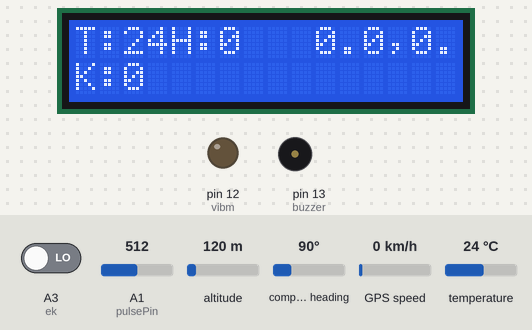
This sketch was run on a simulated Arduino Uno, built with avr-gcc and run on an emulated ATmega328P. On the bench: 16×2 character LCD, output pins drawn as LEDs (lit = HIGH), buzzer (waves = sounding, pin HIGH). Inputs (shaded band) come from the test bench; at power-on: A3 (ek) LOW, A1 (pulsePin) = 512, altitude 120 m, compass heading 90°, GPS speed 0 km/h, temperature 24 °C. The GPS gets a fix after 3 s at 37.7749, -122.4194 with 8 satellites; what the sketch prints to the serial monitor is not drawn.

Above: at 3.2 s.
3.3 s: A3 (ek) driven HIGH
At 5.0 s:
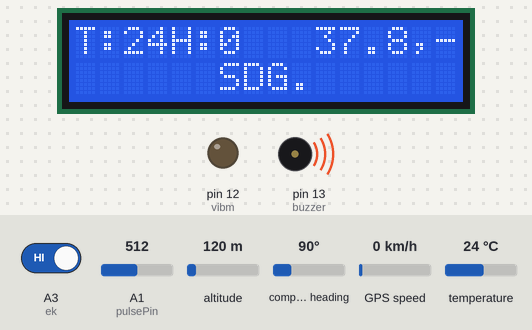
At 12.9 s:
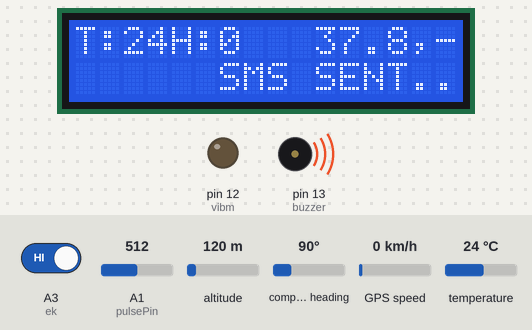
Timing chart, 0 to 36.6 s (numbered marks = the images above; inputs shaded):
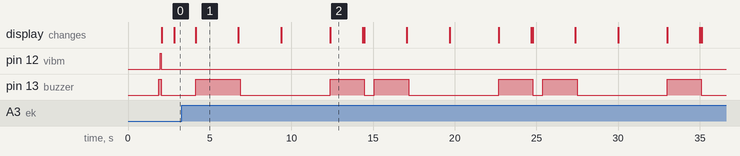

The sketch:

final_women_safety.ino
```cpp
#include <OneWire.h>
#include <DallasTemperature.h>
#include <Wire.h>
#include <LiquidCrystal.h>

//#include <MPU6050.h>
//MPU6050 mpu;

#include <TinyGPS++.h>
TinyGPSPlus gps;

#include <SoftwareSerial.h>
// Choose two Arduino pins to use for software serial
int RXPin = 10;
int TXPin = 11;
int GSMBaud = 9600;

// Create a software serial port called "gpsSerial"
SoftwareSerial gsmSerial(RXPin, TXPin);
// Create a software serial port called "gpsSerial"
SoftwareSerial WiFiSerial(8, 9);

const int RS = 2;
const int E  = 3;
const int D4 = 4;
const int D5 = 5;
const int D6 = 6;
const int D7 = 7;

LiquidCrystal lcd(RS, E, D4, D5, D6, D7);

//Buzzer
int buzzer = 13;
int vibm = 12;

//Emergency Key
int ek = A3;
int key= 0;

//Temperature Sensor
#define ONE_WIRE_BUS A0
OneWire oneWire(ONE_WIRE_BUS);
DallasTemperature sensors(&oneWire);
String latlan = "0";

// Heart Beat Sensor Variables
int pulsePin = A1;     // Pulse Sensor purple wire connected to analog pin 0
int blinkPin = 0;      // pin to blink led at each beat
int fadePin  = 0;      // pin to do fancy classy fading blink at each beat
int fadeRate = 0;      // used to fade LED on with PWM on fadePin

// Volatile Variables, used in the interrupt service routine!
volatile int BPM;                   // int that holds raw Analog in 0. updated every 2mS
volatile int Signal;                // holds the incoming raw data
volatile int IBI = 600;             // int that holds the time interval between beats! Must be seeded!
volatile boolean Pulse = false;     // "True" when User's live heartbeat is detected. "False" when not a "live beat".
volatile boolean QS = false;        // becomes true when Arduoino finds a beat.

// Regards Serial OutPut  -- Set This Up to your needs
static boolean serialVisual = true;   // Set to 'false' by Default.  Re-set to 'true' to see Arduino Serial Monitor ASCII Visual Pulse

volatile int rate[10];                      // array to hold last ten IBI values
volatile unsigned long sampleCounter = 0;          // used to determine pulse timing
volatile unsigned long lastBeatTime = 0;           // used to find IBI
volatile int P = 512;                      // used to find peak in pulse wave, seeded
volatile int T = 512;                     // used to find trough in pulse wave, seeded
volatile int thresh = 525;                // used to find instant moment of heart beat, seeded
volatile int amp = 100;                   // used to hold amplitude of pulse waveform, seeded
volatile boolean firstBeat = true;        // used to seed rate array so we startup with reasonable BPM
volatile boolean secondBeat = false;      // used to seed rate array so we startup with reasonable BPM

// MPU 6050
int pitch = 0;
int roll = 0;
int msg = 0;
int count = 0;
int count1, count2, count3, count4 = 0;


void setup() {
  // put your setup code here, to run once:
  analogReference(INTERNAL);
  pinMode(buzzer, OUTPUT);
  pinMode(vibm, OUTPUT);

  //pinMode(led_pin,OUTPUT);
  //pinMode(blinkPin,OUTPUT);         // pin that will blink to your heartbeat!
  //pinMode(fadePin,OUTPUT);          // pin that will fade to your heartbeat!

  interruptSetup();                 // sets up to read Pulse Sensor signal every 2mS
                                    // IF YOU ARE POWERING The Pulse Sensor AT VOLTAGE LESS THAN THE BOARD VOLTAGE,
                                    // UN-COMMENT THE NEXT LINE AND APPLY THAT VOLTAGE TO THE A-REF PIN
                                    //   analogReference(EXTERNAL);


  gsmSerial.begin(GSMBaud);
  WiFiSerial.begin(9600);

  lcd.begin(16, 2);
  lcd.setCursor(0,0);
  lcd.print("   PERSON SAFETY   ");
  lcd.setCursor(0,1);
  lcd.print("ACTIVITY MONITORING");
  delay(1800);

  //Temp Sensor
  sensors.begin();
  Serial.begin(9600);         // Setting the baudrate at 9600
  /*while(!mpu.begin(MPU6050_SCALE_2000DPS, MPU6050_RANGE_16G))
  {
    Serial.println("Could not find a valid MPU6050 sensor, check wiring!");
    delay(500);
  }
  mpu.setAccelPowerOnDelay(MPU6050_DELAY_3MS);
  mpu.setIntFreeFallEnabled(false);
  mpu.setIntZeroMotionEnabled(false);
  mpu.setIntMotionEnabled(false);
  mpu.setDHPFMode(MPU6050_DHPF_5HZ);
  mpu.setMotionDetectionThreshold(2);
  mpu.setMotionDetectionDuration(5);
  mpu.setZeroMotionDetectionThreshold(4);
  mpu.setZeroMotionDetectionDuration(2);*/

  digitalWrite(buzzer,HIGH);
  delay(100);
  digitalWrite(vibm,HIGH);
  delay(50);
  digitalWrite(vibm,LOW);
  digitalWrite(buzzer,LOW);
  lcd.clear();
}

void loop() {
  // put your main code here, to run repeatedly:
  // GPS Data
  while (Serial.available() > 0){
    gps.encode(Serial.read());
    if (gps.location.isUpdated()){
    }
  }

  // Temperature Sensor
  // Call sensors.requestTemperatures() to issue a global temperature and Requests to all devices on the bus
  sensors.requestTemperatures();
  // Calculate the average value from all "j1" readings.
  int tempvv = sensors.getTempCByIndex(0);

  // MPU Sensor Read normalized values
 // Vector normAccel = mpu.readNormalizeAccel();
  // Calculate Pitch & Roll
 // pitch = -(atan2(normAccel.XAxis, sqrt(normAccel.YAxis*normAccel.YAxis + normAccel.ZAxis*normAccel.ZAxis))*180.0)/M_PI;
//  roll = (atan2(normAccel.YAxis, normAccel.ZAxis)*180.0)/M_PI;

  key = digitalRead(ek);

  lcd.setCursor(0,0);
  lcd.print("T:");
  lcd.print(tempvv);
  lcd.print(" ");

  lcd.setCursor(4,0);
  lcd.print("H:");
  lcd.print(BPM);
  lcd.print(" ");

  lcd.setCursor(0,1);
  lcd.print("K:");
  lcd.print(key);
  lcd.print(" ");

  lcd.setCursor(10,0);
  lcd.print(gps.location.lat(), 1);
  lcd.print(",");
  lcd.print(gps.location.lng(), 1);


  if (tempvv > 100)
  {
    digitalWrite(buzzer,HIGH);
    lcd.setCursor(0,1);
    lcd.print("                ");
    lcd.setCursor(6,1);
    lcd.print("SDG.");

    Serial.print(tempvv);
    Serial.print(" ");
    Serial.print(BPM);
    Serial.print(" ");
    Serial.print(key);
    Serial.print(" ");
    Serial.print(pitch);
    Serial.print(" ");
    Serial.print(roll);
    Serial.print(" ");
    Serial.print(latlan);
    Serial.println();

    gsm_msg(1);
    gsm_msg(2);
    gsm_msg(3);
    gsm_call();
    delay(500);
    digitalWrite(buzzer,LOW);
  }

  if (key == 1)
  {
    digitalWrite(buzzer,HIGH);
    lcd.setCursor(0,1);
    lcd.print("                ");
    lcd.setCursor(6,1);
    lcd.print("SDG.");

    Serial.print(tempvv);
    Serial.print(" ");
    Serial.print(BPM);
    Serial.print(" ");
    Serial.print(key);
    Serial.print(" ");
    Serial.print(pitch);
    Serial.print(" ");
    Serial.print(roll);
    Serial.print(" ");
    Serial.print(latlan);
    Serial.println();

    gsm_msg(1);
    gsm_msg(2);
    gsm_msg(3);
    gsm_call();
    delay(200);
    digitalWrite(buzzer,LOW);
  }

  else
  {
    digitalWrite(buzzer,LOW);
  }

  Serial.print(tempvv);
  Serial.print(" ");
  Serial.print(BPM);
  Serial.print(" ");
  Serial.print(key);
  Serial.print(" ");
  Serial.print(pitch);
  Serial.print(" ");
  Serial.print(roll);
  Serial.print(" ");
  Serial.print(latlan);
  Serial.println();
  delay(500);

//Hear Beat Sensor
serialOutput();

  if (QS == true) // A Heartbeat Was Found
    {
      // BPM and IBI have been Determined
      // Quantified Self "QS" true when arduino finds a heartbeat
      fadeRate = 255; // Makes the LED Fade Effect Happen, Set 'fadeRate' Variable to 255 to fade LED with pulse
      serialOutputWhenBeatHappens(); // A Beat Happened, Output that to serial.
      QS = false; // reset the Quantified Self flag for next time
    }

  ledFadeToBeat(); // Makes the LED Fade Effect Happen
  delay(20); //  take a break
}

void gsm_msg(int a)
{
  lcd.setCursor(6,1);
  lcd.print("SDG.");
  delay(100);
  Serial.println("AT");
  delay(500);
  Serial.println("AT+CMGF=1");    //To send SMS in Text Mode
  digitalWrite(buzzer, HIGH);
  delay(2000);
  //8248561562
  if (a == 1){
    Serial.println("AT+CMGS=\"+918610551904\"\r"); // change to the phone number you using
    lcd.setCursor(6,1);
    lcd.print("SDG..1");
    delay(100);
    //Serial.println("1 SMS...");
  }
  else if(a == 2){
    Serial.println("AT+CMGS=\"+916383562433\"\r"); // change to the phone number you using
    lcd.setCursor(6,1);
    lcd.print("SDG..2");
    delay(100);
  }
  else if(a == 3){
    Serial.println("AT+CMGS=\"+917708629206\"\r"); // change to the phone number you using
    lcd.setCursor(6,1);
    lcd.print("SDG..3");
    delay(100);
  }


  digitalWrite(buzzer, LOW);
  delay(2000);
  lcd.setCursor(6,1);
  lcd.print("SDG..");
  //SMS Content
  Serial.print("Emergency Alert..! http://www.google.com/maps/place/");//the content of the message
  Serial.print(gps.location.lat(), 6);
  Serial.print(",");
  Serial.print(gps.location.lng(), 6);
  delay(500);
  lcd.setCursor(6,1);
  lcd.print("SDG...");
  delay(1000);
  Serial.println((char)26);//the stopping character
  delay(2000);
  digitalWrite(buzzer, HIGH);
  lcd.setCursor(6,1);
  lcd.print("SMS SENT....");
  delay(2000);
  lcd.setCursor(6,1);
  lcd.print("           ");
  delay(100);
  digitalWrite(buzzer, LOW);

}

//gsm_call();
void gsm_call(){
  lcd.setCursor(6,1);
  lcd.print("CALL.");
  delay(100);
  Serial.println("AT");
  delay(500);
  Serial.println("ATD+ +918610551904;");
  delay(20000);
  lcd.setCursor(6,1);
  lcd.print("CA..");
  delay(1000);
  lcd.setCursor(6,1);
  lcd.print("C...");
  delay(1000);
  Serial.println("ATH");
  delay(2000);
  lcd.setCursor(6,1);
  lcd.print("CALL");
  delay(2000);
  lcd.setCursor(6,1);
  lcd.print("    ");
  delay(100);
}


void ledFadeToBeat()
{
   fadeRate -= 15;                         //  set LED fade value
   fadeRate = constrain(fadeRate,0,255);   //  keep LED fade value from going into negative numbers!
   //analogWrite(fadePin,fadeRate);          //  fade LED
}

void interruptSetup()
{
  // Initializes Timer2 to throw an interrupt every 2mS.
  TCCR2A = 0x02;     // DISABLE PWM ON DIGITAL PINS 3 AND 11, AND GO INTO CTC MODE
  TCCR2B = 0x06;     // DON'T FORCE COMPARE, 256 PRESCALER
  OCR2A = 0X7C;      // SET THE TOP OF THE COUNT TO 124 FOR 500Hz SAMPLE RATE
  TIMSK2 = 0x02;     // ENABLE INTERRUPT ON MATCH BETWEEN TIMER2 AND OCR2A
  sei();             // MAKE SURE GLOBAL INTERRUPTS ARE ENABLED
}


//Heart Beat Sensor Reading Calculation
void serialOutput()
{   // Decide How To Output Serial.
 if (serialVisual == true)
  {
     //arduinoSerialMonitorVisual('-', Signal);   // goes to function that makes Serial Monitor Visualizer
  }
 else
  {
      //sendDataToSerial('S', Signal);     // goes to sendDataToSerial function
   }
}

void serialOutputWhenBeatHappens()
{
 if (serialVisual == true) //  Code to Make the Serial Monitor Visualizer Work
   {
     //Serial.print("*** Heart-Beat Happened *** ");  //ASCII Art Madness
     //Serial.print("BPM: ");
     //Serial.println(BPM);
     //lcd.clear();

   }
 else
   {
     //sendDataToSerial('B',BPM);   // send heart rate with a 'B' prefix
     //sendDataToSerial('Q',IBI);   // send time between beats with a 'Q' prefix
   }
}


ISR(TIMER2_COMPA_vect) //triggered when Timer2 counts to 124
{
  cli();                                      // disable interrupts while we do this
  Signal = analogRead(pulsePin);              // read the Pulse Sensor
  sampleCounter += 2;                         // keep track of the time in mS with this variable
  int N = sampleCounter - lastBeatTime;       // monitor the time since the last beat to avoid noise
                                              //  find the peak and trough of the pulse wave
  if(Signal < thresh && N > (IBI/5)*3) // avoid dichrotic noise by waiting 3/5 of last IBI
    {
      if (Signal < T) // T is the trough
      {
        T = Signal; // keep track of lowest point in pulse wave
      }
    }

  if(Signal > thresh && Signal > P)
    {          // thresh condition helps avoid noise
      P = Signal;                             // P is the peak
    }                                        // keep track of highest point in pulse wave

  //  NOW IT'S TIME TO LOOK FOR THE HEART BEAT
  // signal surges up in value every time there is a pulse
  if (N > 250)
  {                                   // avoid high frequency noise
    if ( (Signal > thresh) && (Pulse == false) && (N > (IBI/5)*3) )
      {
        Pulse = true;                               // set the Pulse flag when we think there is a pulse
        //digitalWrite(blinkPin,HIGH);                // turn on pin 13 LED
        IBI = sampleCounter - lastBeatTime;         // measure time between beats in mS
        lastBeatTime = sampleCounter;               // keep track of time for next pulse

        if(secondBeat)
        {                        // if this is the second beat, if secondBeat == TRUE
          secondBeat = false;                  // clear secondBeat flag
          for(int i=0; i<=9; i++) // seed the running total to get a realisitic BPM at startup
          {
            rate[i] = IBI;
          }
        }

        if(firstBeat) // if it's the first time we found a beat, if firstBeat == TRUE
        {
          firstBeat = false;                   // clear firstBeat flag
          secondBeat = true;                   // set the second beat flag
          sei();                               // enable interrupts again
          return;                              // IBI value is unreliable so discard it
        }
      // keep a running total of the last 10 IBI values
      word runningTotal = 0;                  // clear the runningTotal variable

      for(int i=0; i<=8; i++)
        {                // shift data in the rate array
          rate[i] = rate[i+1];                  // and drop the oldest IBI value
          runningTotal += rate[i];              // add up the 9 oldest IBI values
        }

      rate[9] = IBI;                          // add the latest IBI to the rate array
      runningTotal += rate[9];                // add the latest IBI to runningTotal
      runningTotal /= 10;                     // average the last 10 IBI values
      BPM = 60000/runningTotal;               // how many beats can fit into a minute? that's BPM!
      QS = true;                              // set Quantified Self flag
      // QS FLAG IS NOT CLEARED INSIDE THIS ISR
    }
  }

  if (Signal < thresh && Pulse == true)
    {   // when the values are going down, the beat is over
      //digitalWrite(blinkPin,LOW);            // turn off pin 13 LED
      Pulse = false;                         // reset the Pulse flag so we can do it again
      amp = P - T;                           // get amplitude of the pulse wave
      thresh = amp/2 + T;                    // set thresh at 50% of the amplitude
      P = thresh;                            // reset these for next time
      T = thresh;
    }

  if (N > 2500)
    {                           // if 2.5 seconds go by without a beat
      thresh = 512;                          // set thresh default
      P = 512;                               // set P default
      T = 512;                               // set T default
      lastBeatTime = sampleCounter;          // bring the lastBeatTime up to date
      firstBeat = true;                      // set these to avoid noise
      secondBeat = false;                    // when we get the heartbeat back
    }

  sei();                                   // enable interrupts when youre done!
}// end isr
```

Measured:
- after the input at 3.3 s, pin 13 (buzzer): LOW → HIGH after 0.85 s, then repeats every 10.3 s: LOW 5.5 s, HIGH 2.1 s, LOW 0.60 s, HIGH 2.1 s, until it stays LOW from 35.1 s; the display: changes after 0.85 s (image 1)
- what the display in image 1 shows lasts 2.6 s, from 4.2 s to 6.8 s
